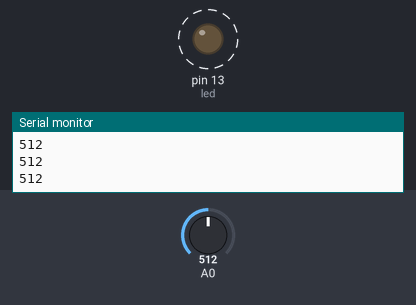
A sketch run on a simulated Arduino Uno, built with avr-gcc and run on an emulated ATmega328P. Parts: output pins drawn as LEDs (lit = HIGH), the last lines printed to the serial monitor. Dashed ring = blinking. Inputs (shaded band) come from the test bench; at power-on: A0 = 512.

Above: at 1.2 s.
1.3 s: A0 set to 22
4.3 s: A0 set to 18
At 4.9 s:
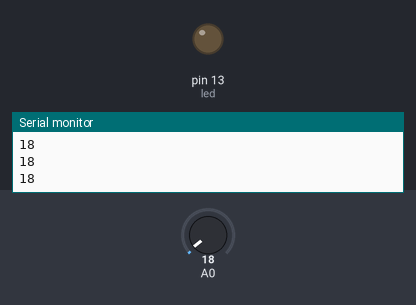
Timing chart, 0 to 7.3 s (numbered marks = the images above; inputs shaded):
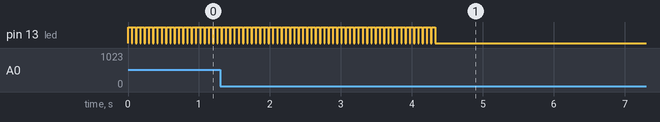

Measured:
- the behaviour switches between 21 and 20 on A0 (found by bisection; images 0 and 1)
- after the input at 4.3 s, pin 13 (led): goes on until 4.3 s, then stays LOW
- by itself, pin 13 (led): alternates HIGH for 0.05 s and LOW for 0.01 s

The sketch:

piezo.ino
```cpp
const int led = 13;
const int threshold = 20;

//http://www.robotoid.com/appnotes/sensors-piezo-disc-touch-bar.html

void setup() {
  pinMode(led, OUTPUT);
  Serial.begin(9600);
}

void loop() {
  int disc = analogRead(A0);
  Serial.println(disc);
  if(disc>threshold)
    flashLed();
  delay(10);
}

void flashLed() {
  digitalWrite(led, HIGH);
  delay(50);
  digitalWrite(led, LOW);
}
```
